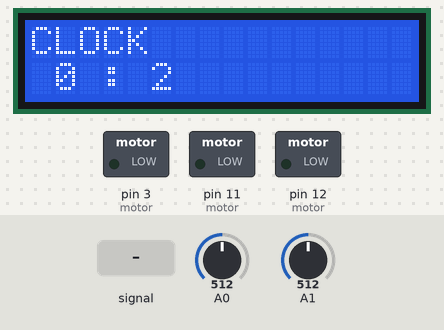
Bench run of a sketch on a simulated Arduino Uno, built with avr-gcc and run on an emulated ATmega328P. On the bench: 16×2 character LCD, switched loads named in the sketch (green lamp = pin HIGH). The test bench sets the inputs (shaded band); at power-on: A0 = 512, A1 = 512.

Above: at 1.2 s.
1.3 s: A0 fed a 200 Hz sine of ±255 counts around its level
At 2.9 s:
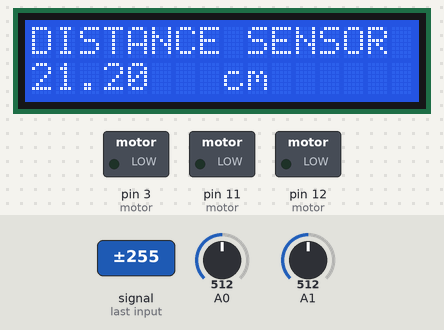
4.3 s: A0 set to 716
At 4.8 s:
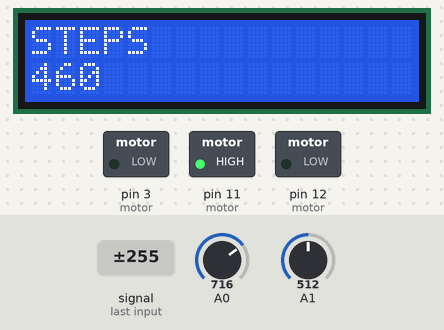
6.1 s: A0 fed a 50 Hz sine of ±306 counts around its level
At 6.57 s:
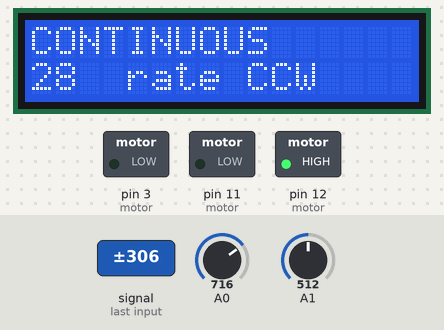
8.4 s: A1 set to 0
At 9.3 s:
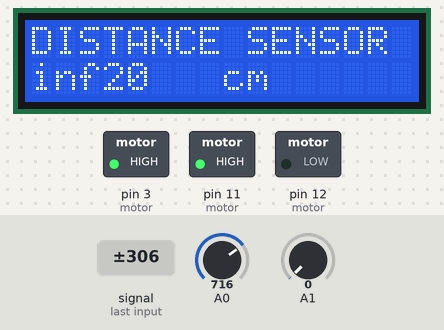
11.4 s: A0 fed a 2 Hz sine of ±306 counts around its level
At 12.35 s:
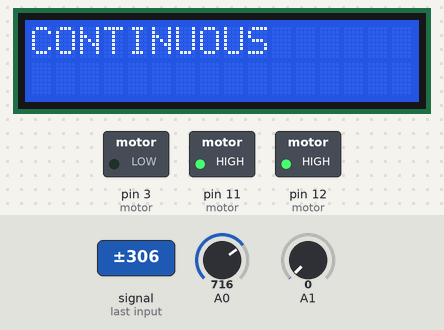
13.6 s: A1 set to 17
At 33.6 s:
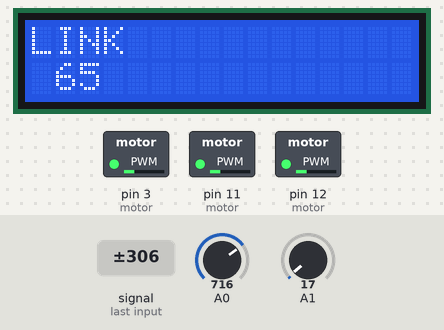
Timing chart, 0 to 38.0 s (numbered marks = the images above; inputs shaded):
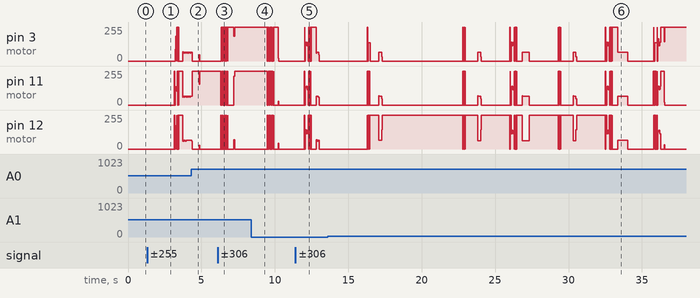

Measured:
- after the input at 6.1 s, the display: changes after 0.32 s (image 3)
- after the input at 8.4 s, the display: first differs from a run without the input after 0.46 s (image 4)
- after the input at 13.6 s, the display: first differs from a run without the input after 1.0 s (image 6 shows a later state)
- what the display in image 1 shows lasts 0.9 s, from 2.3 s to 3.2 s
- what the display in image 4 shows lasts 0.6 s, from 8.9 s to 9.5 s

The sketch:

assigment_up_to_final.ino
```cpp
#include <avr/io.h>       //Include AVR library
#include<stdio.h>

#include <LiquidCrystal.h>
LiquidCrystal lcd(8, 9, 4, 5, 6, 7);

#define btnRIGHT  0
#define btnUP     1
#define btnDOWN   2
#define btnLEFT   3
#define btnSELECT 4
#define btnNONE   5

double sensor, inches, cm ;
int lcd_key;
volatile unsigned int  seconds;
volatile unsigned int minutes;
int mode = 1;
int angle;
double avg;
double reads;
int Steps = 0;      // Start at no steps in sequence
int Direction; //Defaults at clockwise
int stepsleft; //<----Calculate the total number of steps per revolution
int x;
int speeder ;
int count;


void setup() {
  // put your setup code here, to run once:
  lcd.begin(16, 2);              // start the library
  ADMUX |= (1 << REFS0);
  ADMUX &= ~(1 << REFS1);
  ADMUX &= ~(1 << ADLAR);
  ADCSRA |= (1 << ADEN) |  (1 << ADSC) | (1 << ADPS2) | (1 << ADPS1) | (1 << ADPS0);
  ADCSRA |= (1 << ADIE);

  //timer 1 setup
  cli();          // disable global interrupts
  TCCR1A = 0;     // set entire TCCR1A register to 0
  TCCR1B = 0;     // same for TCCR1B
  OCR1A = 15624;
  // turn on CTC mode:
  TCCR1B |= (1 << WGM12);
  // Set CS10 and CS12 bits for 1024 prescaler:
  TCCR1B |= (1 << CS10);
  TCCR1B |= (1 << CS12);
  // enable timer compare interrupt:
  TIMSK1 |= (1 << OCIE1A);

  //Serial.begin(9600);

  TCCR2A &= ~(1 <<  COM2A1);

  TCCR2A &= ~(1 << COM2A0); //<-------- Here, set control register A for the normal mode of operation.
  TCCR2B |= (1 << CS22) | (1 << CS21) | (1 << CS20); //<-------- Here, set control register B for the prescaler values choose wisely to get 1ms.
  TCNT2 = 0; //Initial counter at 0


  sei();      // enable global interrupts

  ADCSRA |= (1 << ADSC);


  DDRB |= (1 < DDB5) | (1 << DDB4) | (1 << DDB3); //<-----Choose which pins to set as output for the motor, avoid using the digital pins the LCD uses.
  DDRD |= (1 << DDD3);


}
void update_clock() {
  seconds++;
  if (seconds == 60) {
    seconds = 0;
    minutes++;
    lcd.clear();
  }

}


int  read_LCD_buttons() {


  if (lcd_key < 750 && lcd_key > 600) {
    if ( TCNT2 >= 16) {
      count++;
      TCNT2 = 0;

    } if (count == 40) {
      mode++;
      count = 0;
      lcd.clear();
    }

  }


  if ( mode == 7) {
    mode = 1;
  }


  ADCSRA |= (1 << ADSC);   //<---- Start ADC conversion bit
  while (ADCSRA != ADCSRA & ~(1 << ADIF)) //<---- Create a condition that waits for ADC conversion interrupt flag
    ADCSRA &= ~(1 << ADIF);


  switch (mode) {
    case 1:

      lcd.home();
      lcd.setCursor(0, 0);
      lcd.print("CLOCK");
      lcd.setCursor(1, 1);
      lcd.print (minutes);
      lcd.setCursor(3, 1);
      lcd.print(":");
      lcd.setCursor(5, 1);
      lcd.print(seconds);
      break;

    case 2:
      lcd.setCursor (0, 0);
      lcd.print("ESTEBAN A");
      lcd.setCursor(0, 1);
      lcd.print("12824583");
      break;


    case 3:
      lcd.setCursor(0, 0);
      lcd.print("DISTANCE SENSOR");
      lcd.setCursor(8, 1);
      lcd.print("cm");
      lcd.setCursor(0, 1);
      lcd.print(avg);
      distance();
      break;


    case 4:
      lcd.setCursor(0, 0);
      lcd.print("CONTINUOUS");

      conti();

      break;

    case 5:
      lcd.setCursor(0, 0);
      lcd.print("STEPS");
      lcd.setCursor(0, 1);
      lcd.print(stepsleft);
      steps();
      break;


    case 6:
      lcd.setCursor(0, 0);;
      lcd.print("LINK");
      lcd.setCursor(1, 1);
      lcd.print(angle);
      linki();
      break;

  }

  return  lcd_key;
}


int distance() {
  if (lcd_key < 750 && lcd_key > 600) {
    if ( TCNT2 >= 16) {
      count++;
      TCNT2 = 0;

    } if (count == 20) {
      mode++;
      count = 0;
      lcd.clear();
    }


  }

  float total;
  ADCSRA |= (1 << ADSC);   //<---- Start ADC conversion bit
  while (ADCSRA != ADCSRA & ~(1 << ADIF)) //<---- Create a condition that waits for ADC conversion interrupt flag
    ADCSRA &= ~(1 << ADIF);

  for (int x = 0; x < 200; x++) {
    inches = 4192.936 * pow(sensor, -0.935) - 3.937;
    cm = 10650.08 * pow(sensor, -0.935) - 10;
    total = cm;
  }
  if ( TCNT2 >= 16) {

    count++;
    TCNT2 = 0;

  }

  if (count == 40) {
    avg = total;
    reads = total;
    count = 0;
  }


  return sensor;
}

void SetDirection() {


  if (Direction == x)
  {
    Steps++;
  }
  else
  {
    Steps--;
  }
  if (Steps > 7) {
    Steps = 0;
  }
  if (Steps < 0)
  {
    Steps = 7;
  }
}
void motor(float xw) {
  for (float x = 0.0; x < xw; x++)
  {


    switch (Steps)    // This switch case will handle the digital pins to toggle for each step, refer to the step sequence table for pin values.
    { // Make sure you are toggling the correct pins
      case 0:
        //<----- Insert Digital Pin allocations for steps 1-7 Remember do not set the whole byte because the LCD uses certain digital pins.
        PORTB |= (1 << PORTB5);
        PORTD &= ~(1 << PORTD3);
        PORTB &= ~(1 << PORTB3);
        PORTB &= ~(1 << PORTB4);

        break;
      case 1:
        PORTB  |= (1 << PORTB5);
        PORTB  |= (1 << PORTB4);
        PORTD &= ~(1 << PORTD3);
        PORTB &= ~(1 << PORTB3);

        break;
      case 2:
        PORTB |= (1 << PORTB4);
        PORTD &= ~(1 << PORTD3);
        PORTB &= ~(1 << PORTB3);
        PORTB &= ~(1 << PORTB5);

        break;
      case 3:
        PORTB |= (1 << PORTB4);
        PORTB |= (1 << PORTB3);
        PORTD &= ~(1 << PORTD3);
        PORTB &= ~(1 << PORTB5);

        break;
      case 4:
        PORTB |= (1 << PORTB3);
        PORTD &= ~(1 << PORTD3);
        PORTB &= ~(1 << PORTB4);
        PORTB &= ~(1 << PORTB5);

        break;
      case 5:
        PORTB |= (1 << PORTB3);
        PORTD |= (1 << PORTD3);
        PORTB &= ~(1 << PORTB4);
        PORTB &= ~(1 << PORTB5);

        break;
      case 6:
        PORTD |= (1 << PORTD3);
        PORTB &= ~(1 << PORTB3);
        PORTB &= ~(1 << PORTB4);
        PORTB &= ~(1 << PORTB5);

        break;
      case 7:
        PORTD |= (1 << PORTD3);
        PORTB &= ~(1 << PORTB3);
        PORTB &= ~(1 << PORTB4);
        PORTB |= (1 << PORTB5);

        break;
      default:


        PORTD &= ~(1 << PORTD3);
        PORTB &= ~(1 << PORTB3);
        PORTB &= ~(1 << PORTB4);
        PORTB &= ~(1 << PORTB5); //<----Default pins select are off
        break;
    }
    SetDirection();
  }
}

void stepper() {


  switch (Steps)    // This switch case will handle the digital pins to toggle for each step, refer to the step sequence table for pin values.
  { // Make sure you are toggling the correct pins
    case 0:
      //<----- Insert Digital Pin allocations for steps 1-7 Remember do not set the whole byte because the LCD uses certain digital pins.
      PORTB |= (1 << PORTB5);
      PORTD &= ~(1 << PORTD3);
      PORTB &= ~(1 << PORTB3);
      PORTB &= ~(1 << PORTB4);

      break;
    case 1:
      PORTB  |= (1 << PORTB5);
      PORTB  |= (1 << PORTB4);
      PORTD &= ~(1 << PORTD3);
      PORTB &= ~(1 << PORTB3);

      break;
    case 2:
      PORTB |= (1 << PORTB4);
      PORTD &= ~(1 << PORTD3);
      PORTB &= ~(1 << PORTB3);
      PORTB &= ~(1 << PORTB5);

      break;
    case 3:
      PORTB |= (1 << PORTB4);
      PORTB |= (1 << PORTB3);
      PORTD &= ~(1 << PORTD3);
      PORTB &= ~(1 << PORTB5);

      break;
    case 4:
      PORTB |= (1 << PORTB3);
      PORTD &= ~(1 << PORTD3);
      PORTB &= ~(1 << PORTB4);
      PORTB &= ~(1 << PORTB5);
      //delay(1);
      break;
    case 5:
      PORTB |= (1 << PORTB3);
      PORTD |= (1 << PORTD3);
      PORTB &= ~(1 << PORTB4);
      PORTB &= ~(1 << PORTB5);

      break;
    case 6:
      PORTD |= (1 << PORTD3);
      PORTB &= ~(1 << PORTB3);
      PORTB &= ~(1 << PORTB4);
      PORTB &= ~(1 << PORTB5);
      //delay(1);
      break;
    case 7:
      PORTD |= (1 << PORTD3);
      PORTB &= ~(1 << PORTB3);
      PORTB &= ~(1 << PORTB4);
      PORTB |= (1 << PORTB5);

      break;
    default:


      PORTD &= ~(1 << PORTD3);
      PORTB &= ~(1 << PORTB3);
      PORTB &= ~(1 << PORTB4);
      PORTB &= ~(1 << PORTB5); //<----Default pins select are off
      break;
  }
  SetDirection();

}

void conti() {


  if ( TCNT2 >= 20 + speeder) {
    SetDirection();
    stepper ();
    if (lcd_key < 750 && lcd_key > 600) {
      if ( TCNT2 >= 16) {
        count++;
        TCNT2 = 0;

      } if (count == 40) {
        mode++;
        count = 0;
        lcd.clear();
      }


    }

    TCNT2 = 0;

  }

  if (lcd_key < 555  && lcd_key > 350) { // btnleft
    x = 1;
    lcd.clear();
    lcd.setCursor(0, 1);
    lcd.print(speeder);
    lcd.setCursor(4, 1);
    lcd.print("rate");
    lcd.setCursor(9, 1);
    lcd.print("CCW");


  }
  if (lcd_key < 50 ) {
    x = 0;
    lcd.clear();
    lcd.setCursor(0, 1);
    lcd.print(speeder);
    lcd.setCursor(4, 1);
    lcd.print("rate");
    lcd.setCursor(9, 1);
    lcd.print("CW");
    //btn right

  }
  if (lcd_key < 175 && lcd_key > 50) { //btnup
    speeder = speeder - 1;
    lcd.setCursor(0, 1);
    lcd.print(speeder);
    lcd.setCursor(4, 1);
    lcd.print("rate");

  }

  if (lcd_key < 340 && lcd_key > 200) {
    speeder = speeder + 1;
    lcd.setCursor(0, 1);
    lcd.print(speeder);
    lcd.setCursor(4, 1);
    lcd.print("rate");

  }   // btn down
  if (speeder == 0) {
    speeder = 1;
  }


  if (lcd_key < 750 && lcd_key > 600) {
    if ( TCNT2 >= 16) {
      count++;
      TCNT2 = 0;

    } if (count == 40) {
      mode++;
      count = 0;
      lcd.clear();
    }


  }
}


void steps() {


  if (lcd_key < 555  && lcd_key > 350) {
    if ( TCNT2 >= 16) {
      count++;
      TCNT2 = 0;

    } if (count == 40) {
      stepsleft = stepsleft + 100;;
      count = 0;
      if (stepsleft == 4097) {
        lcd.clear();
        stepsleft = 0;

      }
    }


  }


  if (lcd_key < 50 ) {
    if ( TCNT2 >= 16) {
      count++;
      TCNT2 = 0;

    } if (count == 40) {
      stepsleft = stepsleft - 100;;
      count = 0;
      if (stepsleft == 4097) {
        lcd.clear();
        stepsleft = 0;

      }
    }
    if (stepsleft == -4097) {
      lcd.clear();
      stepsleft = 0;
    }

    //return stepsleft;
    //btn right

  }
  if (lcd_key < 175 && lcd_key > 50) {
    lcd.clear();                        //btnUP
    stepsleft = 0;
  }//return stepsleft;


  if (lcd_key < 340 && lcd_key > 200) { // btnDOWN


    lcd.clear();
    low();
  }


}


void low() {

  while (stepsleft > 0 ) {


    if ( TCNT2 >= 40) {
      SetDirection();
      x = 1;
      stepper ();
      stepsleft--;

      lcd.setCursor(0, 0);
      lcd.print("STEPS");

      lcd.setCursor(0, 1);
      lcd.print(stepsleft--);


      TCNT2 = 0;

    }


    lcd.setCursor(0, 0);
    lcd.print("STEPS");

    lcd.setCursor(0, 1);
    lcd.print(stepsleft);


  }
  while (stepsleft < 0) {
    if ( TCNT2 >= 40) {
      SetDirection();
      x = 1;
      stepper ();
      stepsleft++;

      TCNT2 = 0;


      lcd.setCursor(0, 0);
      lcd.print("STEPS");

      lcd.setCursor(0, 1);
      lcd.print(stepsleft++);


    }


    lcd.setCursor(0, 0);
    lcd.print("STEPS");

    lcd.setCursor(0, 1);
    lcd.print(stepsleft);

  }


  lcd.clear();
  lcd.setCursor(0, 0);
  lcd.print("STEPS");

  lcd.setCursor(0, 1);
  lcd.print(stepsleft);


}


void linki() {
  distance();

  angle =  avg*360 /4096;


  if (avg >= 150) {
    stepsleft == 4096;
  }
  if (!((round(27 * (avg + 3)) > stepsleft) && (round(27 * (avg - 3)) < stepsleft))) {
    if (avg * 27 < stepsleft && stepsleft > 0) {
      x = 0;
      SetDirection();
      stepsleft--;
      stepper();
      if (stepsleft == -4097) {
        stepsleft = 0;
      }
    }
    else if (avg * 27 > stepsleft && stepsleft < 4096) {
      x = 1;
      stepsleft++;
      stepper();
      SetDirection();
      if (stepsleft == 4097) {
        stepsleft = 0;
      }

    }
  }


}


void loop() {
  // put your main code here, to run repeatedly:


  read_LCD_buttons();


  ADCSRA |= (1 << ADSC);   //<---- Start ADC conversion bit
  while (ADCSRA != ADCSRA & ~(1 << ADIF)) //<---- Create a condition that waits for ADC conversion interrupt flag
    ADCSRA &= ~(1 << ADIF);


}


ISR(TIMER1_COMPA_vect) {
  update_clock();

}


ISR(ADC_vect) {
  uint16_t result = ADC;
  switch (ADMUX & 0x0F) { //Here we are only looking at the last for bits by setting the first for bits to 0 (just for the switch statement the bits in ADMUX don't actually change)

    case 0: //Don't need the C0 --> only 0 as we cleared the first 4 bits ^^
      lcd_key = result;
      ADMUX |= (1 << MUX0); //just change the last bit to change the channel

      break;


    case 1 :


      sensor = result;
      ADMUX &= ~(1 << MUX0);
      break;

    default:


      break;
  }


  ADCSRA |= (1 << ADSC);

}
```
